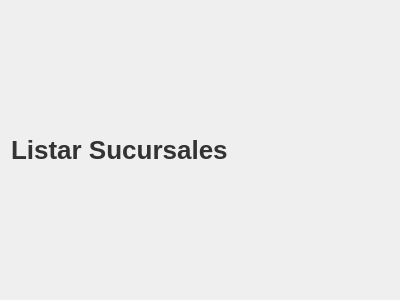
<?xml version="1.0" encoding="UTF-8"?>
<ui version="4.0">
 <class>Frame</class>
 <widget class="QFrame" name="Frame">
  <property name="geometry">
   <rect>
    <x>0</x>
    <y>0</y>
    <width>400</width>
    <height>300</height>
   </rect>
  </property>
  <property name="windowTitle">
   <string>Frame</string>
  </property>
  <layout class="QVBoxLayout" name="verticalLayout">
   <item>
    <widget class="QLabel" name="label">
     <property name="styleSheet">
      <string notr="true">QLabel {
	font-size: 26px;
	font-weight: bold;
	color: #333;
	text-align: center;
	qproperty-alignment: AlignCenter;
}</string>
     </property>
     <property name="text">
      <string>Listar Sucursales</string>
     </property>
    </widget>
   </item>
  </layout>
 </widget>
 <resources/>
 <connections/>
</ui>
